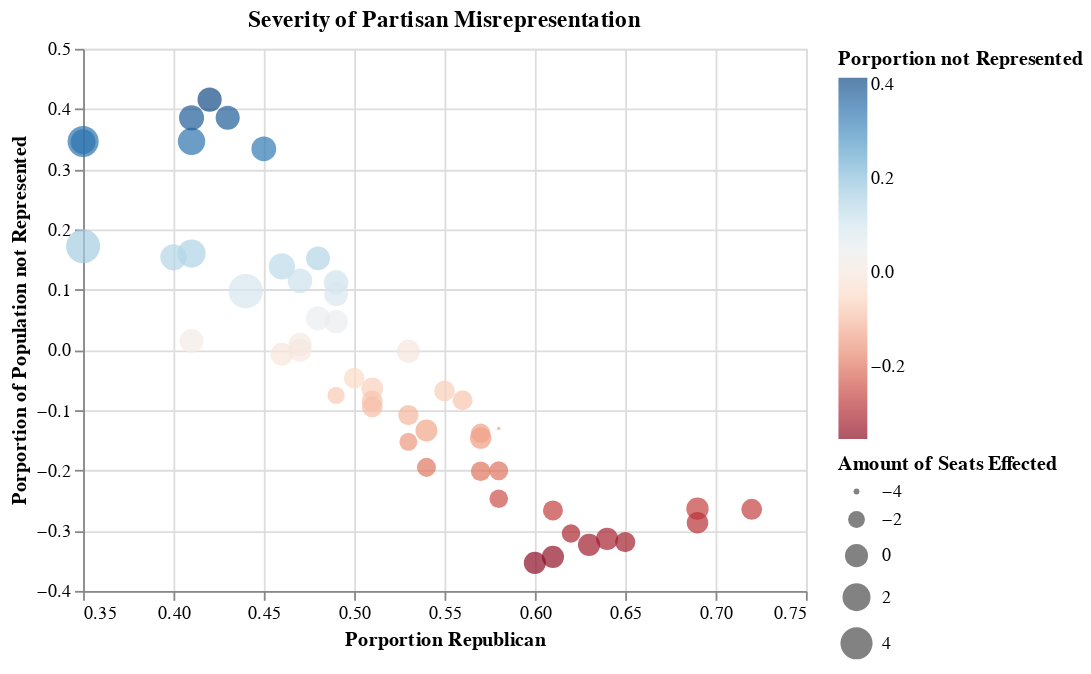

Notebook cell for this chart:
### Code cell
#slider
slider = alt.binding_range(min=2004, max=2022, step=2)
select_year = alt.selection_single(name="Election", fields=['year'],
                                   bind=slider, init={'year': 2004})
#create a bubble chart
selection = alt.selection_single();
bubble = alt.Chart(df).mark_point(filled=True).encode(
    alt.X('metric', scale=alt.Scale(zero=False), title='Porportion Republican'),
    alt.Y('porp_loss', scale=alt.Scale(zero=False), title='Porportion of Population not Represented'),
    alt.Size('dist_loss', legend=alt.Legend(title="Amount of Seats Effected")),
    alt.Order('dist_loss', sort='descending'),
    alt.Color('porp_loss', scale=alt.Scale(scheme='redblue'), legend=alt.Legend(title="Porportion not Represented")),
    tooltip = [alt.Tooltip('ST',title='State'),
               alt.Tooltip('porp_text',title='Porportion Lost'),
               alt.Tooltip('dist_text',title='District Deficit')],
    ).add_selection(selection).properties(title='Severity of Partisan Misrepresentation').add_selection(select_year).transform_filter(select_year)
bubble

### Figure 1 — Vega-Lite specification as saved in the notebook (floating-point values rounded to 4 significant figures; data arrays with more than 128 entries replaced by an {"elided": "..."} marker saying what was removed)
{"config": {"view": {"continuousWidth": 400, "continuousHeight": 300}}, "data": {"name": "data-403b802a51dcd689c8395822bd916299"}, "mark": {"type": "point", "filled": true}, "encoding": {"color": {"field": "porp_loss", "legend": {"title": "Porportion not Represented"}, "scale": {"scheme": "redblue"}, "type": "quantitative"}, "order": {"field": "dist_loss", "sort": "descending", "type": "quantitative"}, "size": {"field": "dist_loss", "legend": {"title": "Amount of Seats Effected"}, "type": "quantitative"}, "tooltip": [{"field": "ST", "title": "State", "type": "nominal"}, {"field": "porp_text", "title": "Porportion Lost", "type": "nominal"}, {"field": "dist_text", "title": "District Deficit", "type": "nominal"}], "x": {"field": "metric", "scale": {"zero": false}, "title": "Porportion Republican", "type": "quantitative"}, "y": {"field": "porp_loss", "scale": {"zero": false}, "title": "Porportion of Population not Represented", "type": "quantitative"}}, "selection": {"selector001": {"type": "single"}, "Election": {"type": "single", "fields": ["year"], "bind": {"input": "range", "max": 2022, "min": 2004, "step": 2}, "init": {"year": 2004}}}, "title": "Severity of Partisan Misrepresentation", "transform": [{"filter": {"selection": "Election"}}], "$schema": "https://vega.github.io/schema/vega-lite/v4.17.0.json", "datasets": {"data-403b802a51dcd689c8395822bd916299": {"elided": "500 records"}}}
